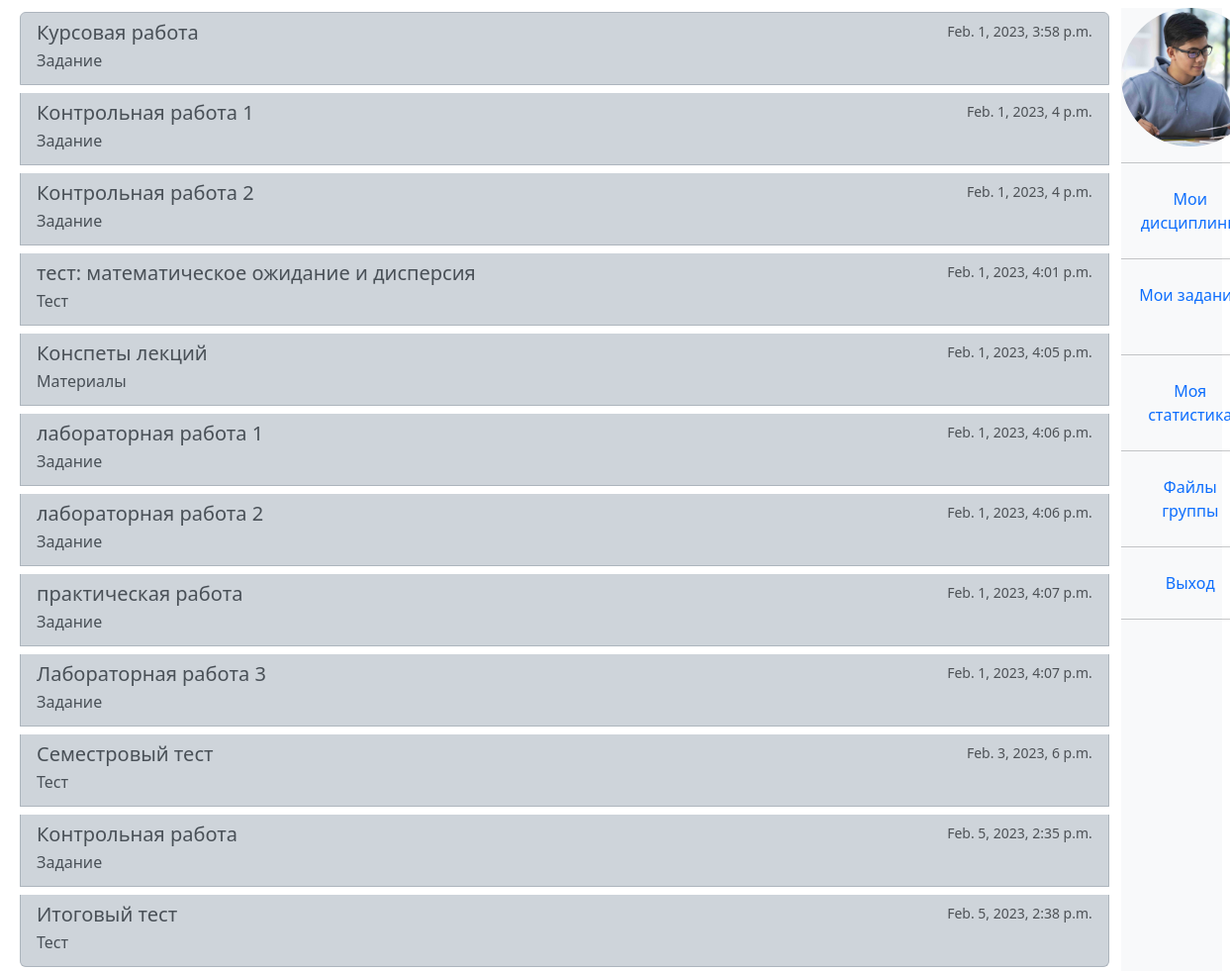
Before: /subject/1 (signed in) with the older database file.
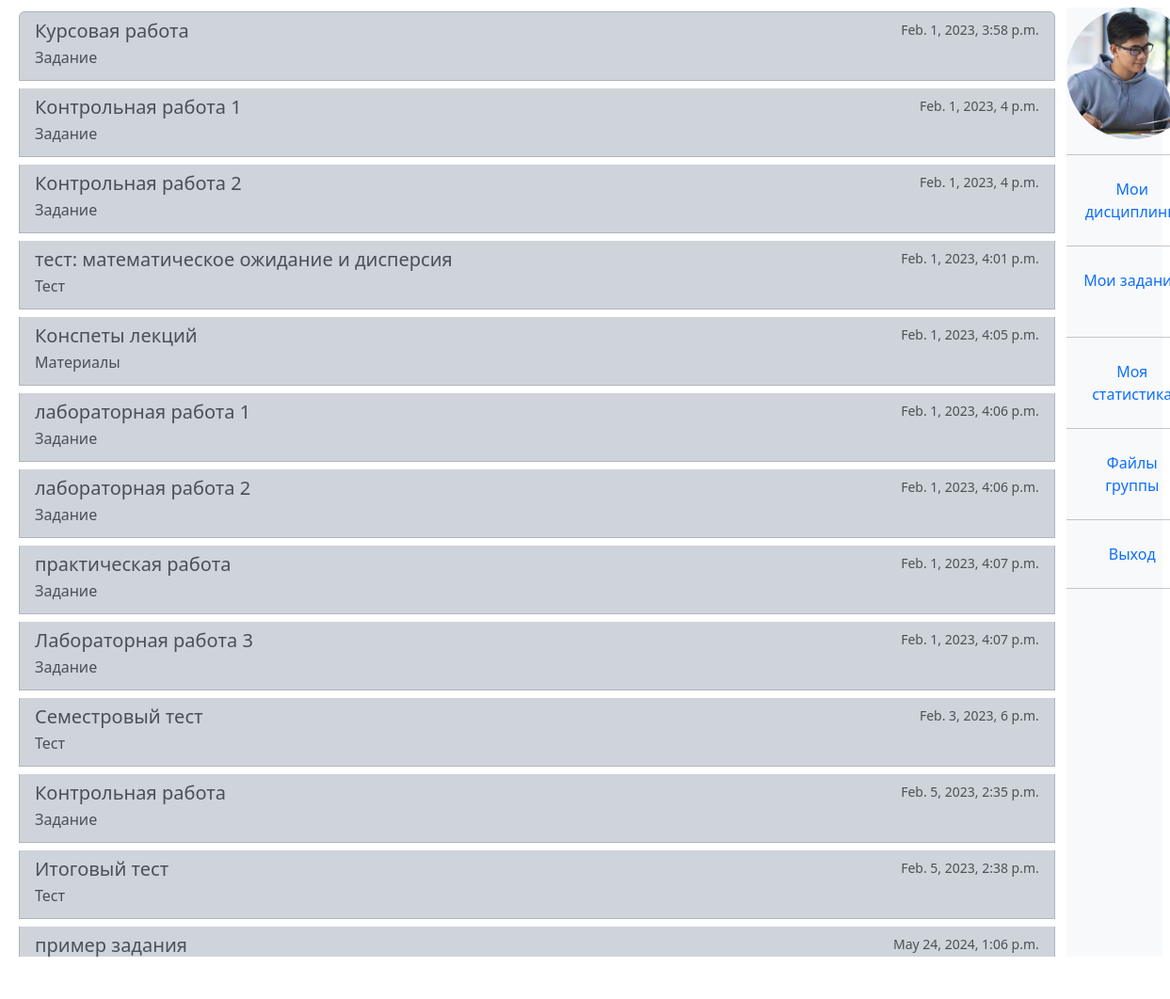
After: the same page with the newer database file.
### univ_app/models.py (models this page shows, shortened)
class Task(models.Model):
    title = models.CharField(max_length=200, default="", blank=True)
    description = models.TextField(default="", blank=True)
    subject = models.ForeignKey(
        "Subject", blank=True, null=True, on_delete=models.SET_NULL
    )
    created_at = models.DateTimeField(auto_now_add=True, null=True, blank=True)
    created_by = models.ForeignKey(
        "Teacher", blank=True, null=True, on_delete=models.SET_NULL
    )
    class Meta:
        abstract = True
    def get_type(self):
        return str(self.__class__.__name__)
    def get_type_for_user(self):
        type_name = self.get_type()
        if type_name == "CommonTask":
            return "Задание"
        if type_name == "Test":
            return "Тест"
        if type_name == "InfoTask":
            return "Материалы"

class CommonTask(Task):
    file = models.FileField(upload_to="uploads/common_tasks/", blank=True, null=True)

class Test(Task):
    slug = models.SlugField(max_length=120, blank=True, null=True)
    link = models.CharField(max_length=1000, default="")
    image = models.ImageField(
        upload_to="uploads/", blank=True, null=True, default="test.png"
    )

class InfoTask(Task):
    file = models.FileField(upload_to="uploads/info_tasks/", blank=True, null=True)

### univ_app/decorators.py (the view)
        def wrapper(request, *args, **kwargs):
            group = None
            if request.user.groups.exists():
                group = request.user.groups.all()[0].name
            if group in allowed_groups:
                return view_func(request, *args, **kwargs)
            else:
                return HttpResponse("У вас нет прав доступа к этой странице")

### univ_app/models.py (called while the page is built)
    @property
    def all_tasks(self):
        common_tasks = self.commontask_set.all()
        info_tasks = self.infotask_set.all()
        test_tasks = self.test_set.all()
        tasks = list(chain(common_tasks, info_tasks, test_tasks))
        tasks.sort(key=lambda task: task.created_at)
        return tasks

### univ_app/templatetags/user_tags.py (called while the page is built)
@register.filter(name="has_group")
def has_group(user, group_name):
    return user.groups.filter(name=group_name).exists()

### univ_app/views.py (called while the page is built)
@allowed_users(allowed_groups=["teacher", "student"])
def ts_subject(request, subj_id):
    subject = Subject.objects.get(id=subj_id)
    tasks = subject.all_tasks
    ctx = {
        "subject": subject,
        "tasks": tasks,
    }
    return render(request, "mutual_views/ts_subject.html", ctx)

### templates/mutual_views/ts_subject.html (shortened to what this page needs)
{%extends "base.html"%}
{%load user_tags%}
{% block ts_subject %}
<div class="list-group">
  {%for task in tasks%}
  <a href="{%url 'ts_task' task.get_type task.id %}" class="list-group-item  list-group-item-action list-group-item-dark flex-column align-items-start my-1">
    <div class="d-flex w-100 justify-content-between">
      <h5 class="mb-1">{{task.title}} </h5>
      <small class="text-muted">{{task.created_at}}</small>
    </div>
    <p class="mb-1">{{task.get_type_for_user}}</p>
  </a>
  {%endfor%}
</div>
{% endblock %}

### templates/base.html (shortened to what this page needs)
{% load static %}
<!DOCTYPE html>
<html lang="en" dir="ltr">
<link href="https://cdn.jsdelivr.net/npm/bootstrap@5.3.0-alpha1/dist/css/bootstrap.min.css" rel="stylesheet">
<link rel="stylesheet" href="https://cdnjs.cloudflare.com/ajax/libs/font-awesome/4.7.0/css/font-awesome.min.css">
<link rel="stylesheet" href="{% static 'univ_app/css/base.css' %}">
  <head>
  </head>
  <body>
    <div class = "wrapper container-fluid d-flex flex-column">
      <div class="row p-2 vh-100  ">
        <div class="col-md-11">
          {% block ts_subject %}
          {% endblock %}
        </div>
        <div class="col col-md-1 p-0 bg-light flex-fill text-center justify-content-center ">
          {% include 'include/sidebar.html'%}
        </div>
      </div>
    </div>
  </body>
</html>

### templates/include/sidebar.html (shortened to what this page needs)
{% load user_tags %}
{% load static %}
<div class="nav flex-column ">
  {%if user.is_authenticated%}
    {%if request.user.is_authenticated%}
      {% if request.user|has_group:'teacher' %}
      <img src="{% static 'univ_app/img/teacher2.jpg' %}" alt="" width = 140 height = 140 style = "border-radius:50%">
      {%else%}
      <img src="{% static 'univ_app/img/student.jpg' %}" alt="" width = 140 height = 140 style = "border-radius:50%">
      {%endif%}
      <hr>
    {%endif%}
    <a class = "nav-link" href="{% url 'ts_subjects' %}">Мои дисциплины</a> <hr>
    {% if request.user|has_group:'teacher' %}
    <a class = "nav-link" href="{% url 't_statistics' %}">Статистика</a> <hr>
    <a class = "nav-link" href="{% url 't_task_answers' %}">Ответы студентов</a> <hr>
    {% else %}
    <a class = "nav-link" href="{% url 's_tasks' %}">Мои задания</a> <hr>
    <a class = "nav-link" href="{% url 's_statistics' %}">Моя статистика</a> <hr>
    <a class = "nav-link" href="{% url 's_group_files' %}">Файлы группы</a> <hr>
    {%endif%}
    <a class = "nav-link" href="{% url 'log_out' %}">Выход</a> <hr>
  {%else%}
    <a class = "nav-link" href="{% url 'login_form' %}" >Вход</a>
  {%endif%}
</div>

### univ_app/static/univ_app/css/base.css (style rules this page uses)
body { background: white; }

### templates/base.html (style rules this page uses)
body { background-color:white; }

Changed rows visible on the page:
added CommonTask: title "пример задания", created_at "May 24, 2024, 1:06 p.m."
